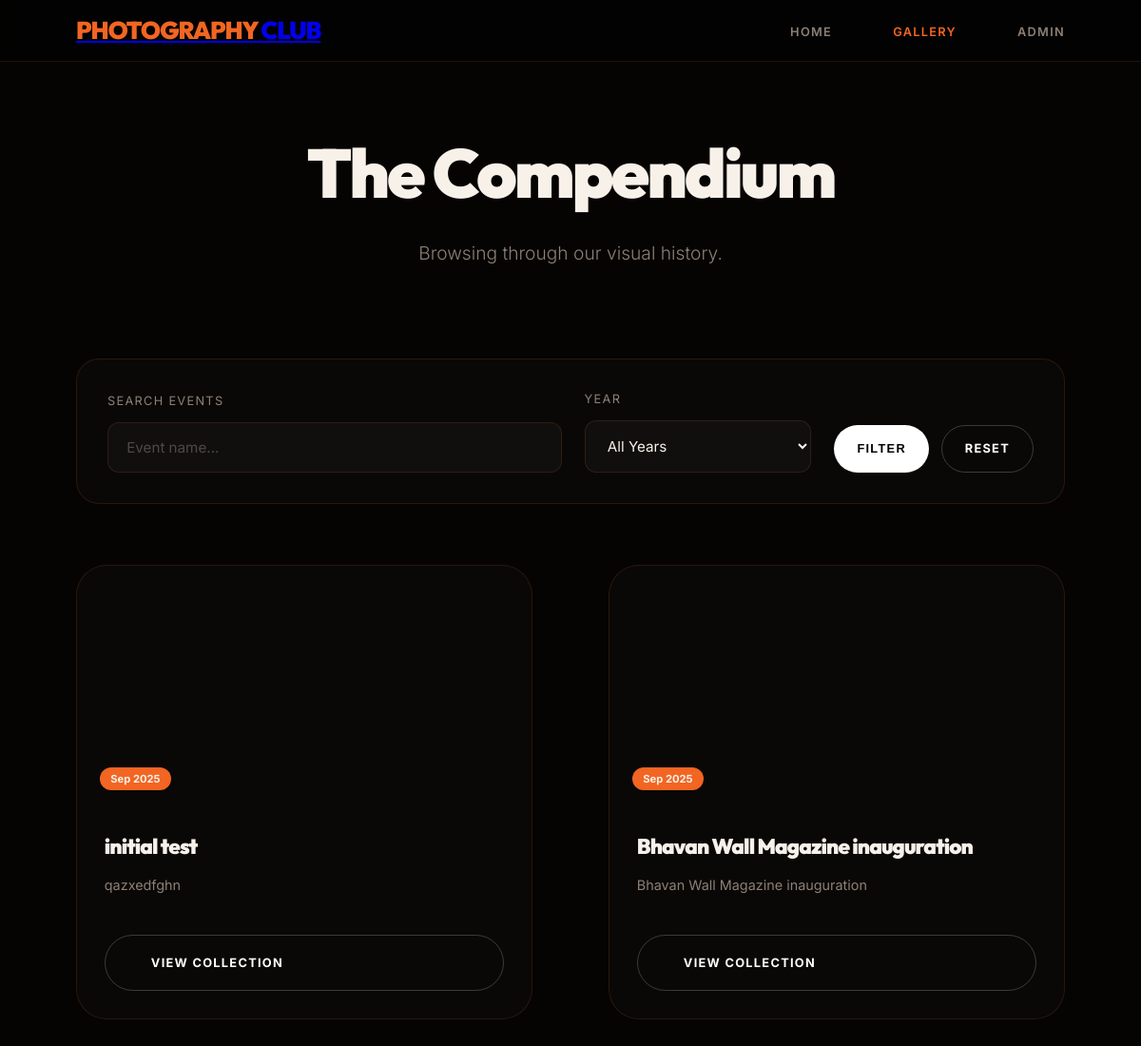
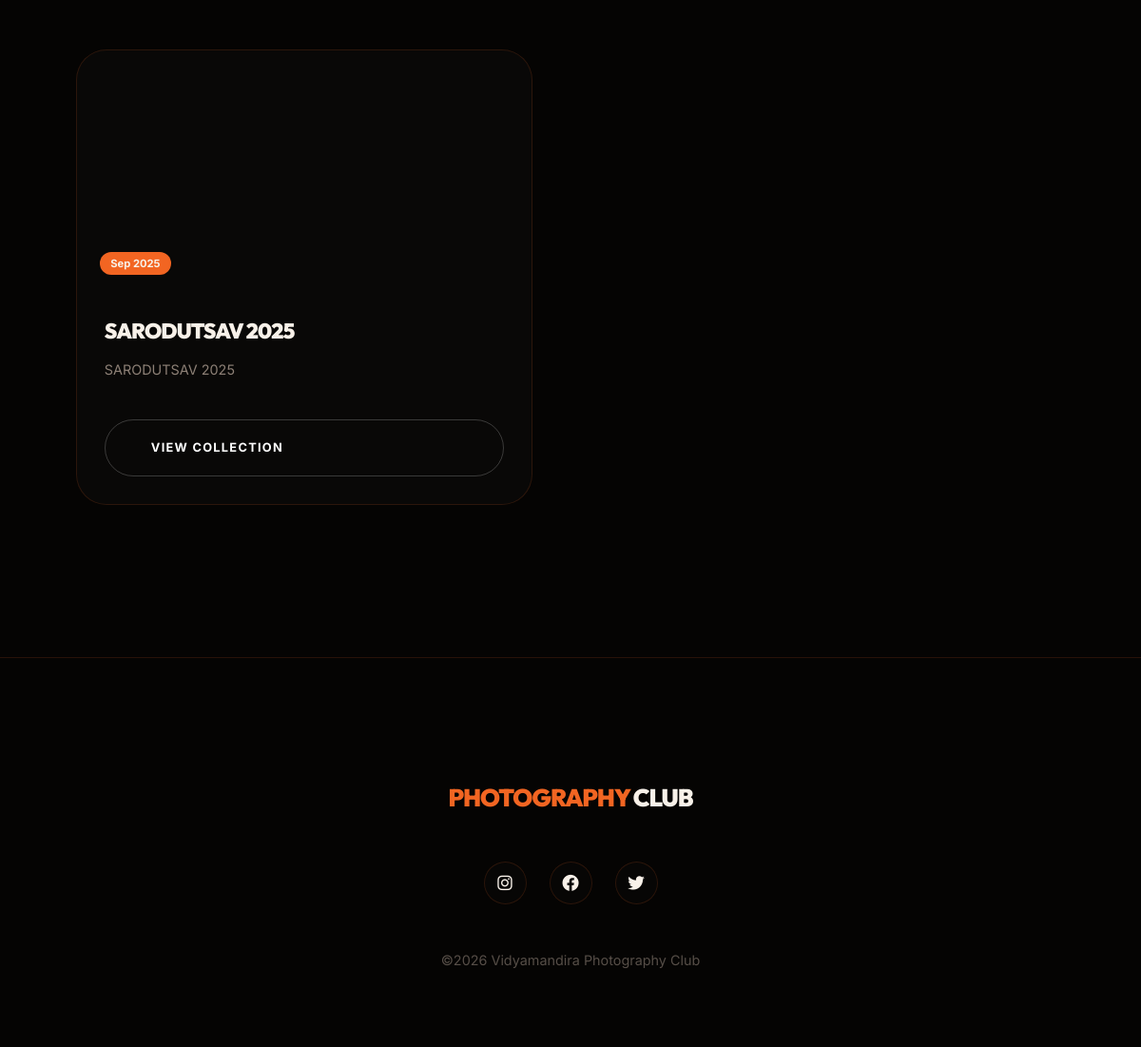
/gallery.php?year=2025-09-01, run on the app's committed database (2 pictures, top to bottom).
### tables this page shows
CREATE TABLE `events` (
  `id` int(11) NOT NULL,
  `name` varchar(100) NOT NULL,
  `event_date` date NOT NULL,
  `folder_name` varchar(150) NOT NULL,
  `description` text DEFAULT NULL,
  `cover_image` varchar(255) DEFAULT NULL,
  `created_at` timestamp NOT NULL DEFAULT current_timestamp()
);

CREATE TABLE `social_links` (
  `id` int(11) NOT NULL,
  `platform` varchar(50) NOT NULL,
  `url` varchar(255) NOT NULL,
  `created_at` timestamp NOT NULL DEFAULT current_timestamp()
);

### gallery.php (the view, shortened to what this page needs)
<?php require_once 'includes/db.php'; ?>
<!DOCTYPE html>
<html lang="en">
<head>
    <link rel="stylesheet" href="assets/css/style.css?v=2.1">
</head>
<body>
    <?php include 'includes/header.php'; ?>
    <main class="container animate-up" style="min-height: 80vh; padding-top: 8rem;">
        <div style="text-align: center; margin-bottom: 6rem;">
            <h1 style="font-size: 4.5rem; margin-bottom: 1rem;">The Compendium</h1>
            <p style="color: var(--text-muted); font-size: 1.2rem; font-weight: 300;">Browsing through our visual history.</p>
        </div>
        <div class="glass" style="padding: 2rem; border-radius: 24px; margin-bottom: 4rem; display: flex; flex-wrap: wrap; gap: 1.5rem; align-items: flex-end;">
            <form method="GET" style="display: contents;">
                <div style="flex: 2; min-width: 250px;">
                    <label style="display: block; margin-bottom: 0.8rem; font-size: 0.8rem; color: var(--text-muted); text-transform: uppercase; letter-spacing: 0.1em;">Search Events</label>
                    <input type="text" name="search" placeholder="Event name..." value="<?php echo htmlspecialchars($_GET['search'] ?? ''); ?>">
                </div>
                <div style="flex: 1; min-width: 120px;">
                    <label style="display: block; margin-bottom: 0.8rem; font-size: 0.8rem; color: var(--text-muted); text-transform: uppercase; letter-spacing: 0.1em;">Year</label>
                    <select name="year" id="year-select" onchange="updateMonths()">
                        <option value="">All Years</option>
                    </select>
                </div>
                <div style="display: flex; gap: 0.8rem;">
                    <button type="submit" class="btn btn-primary" style="padding: 0.9rem 1.5rem;">Filter</button>
                    <a href="gallery.php" class="btn btn-outline" style="padding: 0.9rem 1.5rem;">Reset</a>
                </div>
            </form>
        </div>
        <div class="event-grid" style="margin-bottom: 10rem;">
            <?php
            $year = $_GET['year'] ?? '';
            $sql = "SELECT * FROM events WHERE 1=1";
            $params = [];
            if ($year) {
                $sql .= " AND YEAR(event_date) = ?";
                $params[] = $year;
            }
            $sql .= " ORDER BY event_date DESC";
            $stmt = $pdo->prepare($sql);
            $stmt->execute($params);
            $events = $stmt->fetchAll();
            if (empty($events)): ?>
                <div style="text-align: center; grid-column: 1/-1; padding: 5rem 0;">
                    <p style="color: var(--text-muted); font-size: 1.2rem;">No events match your criteria.</p>
                </div>
            <?php else:
                foreach ($events as $event): ?>
                    <div class="glass-card animate-up" style="overflow: hidden;">
                        <div style="height: 250px; background: url('<?php echo htmlspecialchars($event['cover_image']); ?>') center/cover; position: relative;">
                            <div style="position: absolute; bottom: 1rem; left: 1.5rem;">
                                <span style="font-size: 0.7rem; background: var(--primary); padding: 0.3rem 0.7rem; border-radius: 100px; font-weight: 700;"><?php echo date('M Y', strtotime($event['event_date'])); ?></span>
                            </div>
                        </div>
                        <div style="padding: 1.8rem;">
                            <h3 style="margin-bottom: 0.8rem; font-size: 1.4rem;"><?php echo htmlspecialchars($event['name']); ?></h3>
                            <p style="color: var(--text-muted); font-size: 0.9rem; margin-bottom: 1.5rem; height: 2.7em; overflow: hidden; display: -webkit-box; -webkit-line-clamp: 2; -webkit-box-orient: vertical;">
                                <?php echo htmlspecialchars($event['description']); ?>
                            </p>
                            <a href="event.php?id=<?php echo $event['id']; ?>" class="btn btn-outline" style="width: 100%;">View Collection</a>
                        </div>
                    </div>
                <?php endforeach; ?>
            <?php endif; ?>
        </div>
    </main>
<?php include 'includes/footer.php'; ?>
</body>
</html>

### includes/footer.php (shortened to what this page needs)
<footer>
    <div class="container footer-content">
        <div class="logo"><span>PHOTOGRAPHy </span>CLUB</div>
        <?php
        $social_stmt = $pdo->query("SELECT * FROM social_links");
        $social_links = $social_stmt->fetchAll();
        if (!empty($social_links)): ?>
            <div class="social-links">
                <?php foreach ($social_links as $link):
                    $icon = "fa-link";
                    switch(strtolower($link['platform'])) {
                        case 'instagram': $icon = "fa-brands fa-instagram"; break;
                        case 'facebook': $icon = "fa-brands fa-facebook"; break;
                        case 'twitter': $icon = "fa-brands fa-twitter"; break;
                    }
                ?>
                    <a href="<?php echo htmlspecialchars($link['url']); ?>" target="_blank" class="social-icon" title="<?php echo htmlspecialchars($link['platform']); ?>">
                        <i class="<?php echo $icon; ?>"></i>
                    </a>
                <?php endforeach; ?>
            </div>
        <?php endif; ?>
        <p class="copyright">&copy;2026 Vidyamandira Photography Club</p>
    </div>
</footer>

### assets/css/style.css (style rules this page uses)
:root { --primary: #f26522; --primary-light: #ff7e42; --primary-dim: rgba(242, 101, 34, 0.12); --bg-dark: #050403; --bg-card: #0c0a09; --text-main: #f8f1e9; --text-muted: #8d8076; --glass: rgba(255, 255, 255, 0.01); --glass-border: rgba(242, 101, 34, 0.15); --transition: all 0.6s cubic-bezier(0.16, 1, 0.3, 1); --nav-height: 65px; }
* { margin: 0; padding: 0; box-sizing: border-box; }
body { background-color: var(--bg-dark); color: var(--text-main); font-family: 'Inter', sans-serif; line-height: 1.5; overflow-x: hidden; -webkit-font-smoothing: antialiased; }
input[type="text"], input[type="password"], input[type="date"], input[type="email"], select, textarea { width: 100%; padding: 1rem 1.2rem; background: rgba(255, 255, 255, 0.03); border: 1px solid var(--glass-border); border-radius: 12px; color: var(--text-main); font-family: inherit; font-size: 0.95rem; transition: var(--transition); }
select option { background-color: var(--bg-card); color: var(--text-main); }
::placeholder { color: var(--text-muted); opacity: 0.5; }
h1, h2, h3, .logo { font-family: 'Outfit', sans-serif; letter-spacing: -0.04em; font-weight: 900; }
.container { max-width: 1400px; margin: 0 auto; padding: 0 5rem; position: relative; z-index: 10; }
.logo { font-size: 1.6rem; text-transform: uppercase; }
.logo span { color: var(--primary); }
.event-grid { display: grid; grid-template-columns: repeat(2, 1fr); gap: 5rem; }
.glass { background: rgba(255, 255, 255, 0.02); backdrop-filter: blur(20px); -webkit-backdrop-filter: blur(20px); border: 1px solid var(--glass-border); transition: var(--transition); }
.glass-card { background: rgba(255, 255, 255, 0.02); backdrop-filter: blur(40px); -webkit-backdrop-filter: blur(40px); border: 1px solid var(--glass-border); border-radius: 32px; transition: var(--transition); }
.animate-up { animation: animateUp 1.2s cubic-bezier(0.16, 1, 0.3, 1) forwards; }
.btn { padding: 1.2rem 3rem; border-radius: 100px; font-weight: 700; text-transform: uppercase; letter-spacing: 0.1em; font-size: 0.8rem; transition: var(--transition); border: none; display: inline-flex; align-items: center; gap: 1rem; text-decoration: none; }
.btn-primary { background: white; color: black; }
.btn-outline { border: 1px solid rgba(255, 255, 255, 0.2); color: white; }
footer { padding: 8rem 0 5rem; border-top: 1px solid var(--glass-border); margin-top: 5rem; }
.footer-content { display: flex; flex-direction: column; align-items: center; text-align: center; gap: 3rem; }
.social-links { display: flex; gap: 1.5rem; align-items: center; justify-content: center; }
.social-icon { width: 45px; height: 45px; background: var(--glass); border: 1px solid var(--glass-border); border-radius: 50%; display: flex; align-items: center; justify-content: center; color: var(--text-main); font-size: 1.1rem; transition: var(--transition); text-decoration: none; }
.copyright { color: var(--text-muted); font-size: 0.9rem; opacity: 0.6; }

### data on the page
events: event_date "Sep 2025", name "initial test", description "qazxedfghn"
events: event_date "Sep 2025", name "Bhavan Wall Magazine inauguration", description "Bhavan Wall Magazine inauguration"
events: event_date "Sep 2025", name "SARODUTSAV 2025", description "SARODUTSAV 2025", $event['id'] 10 (drawn)
